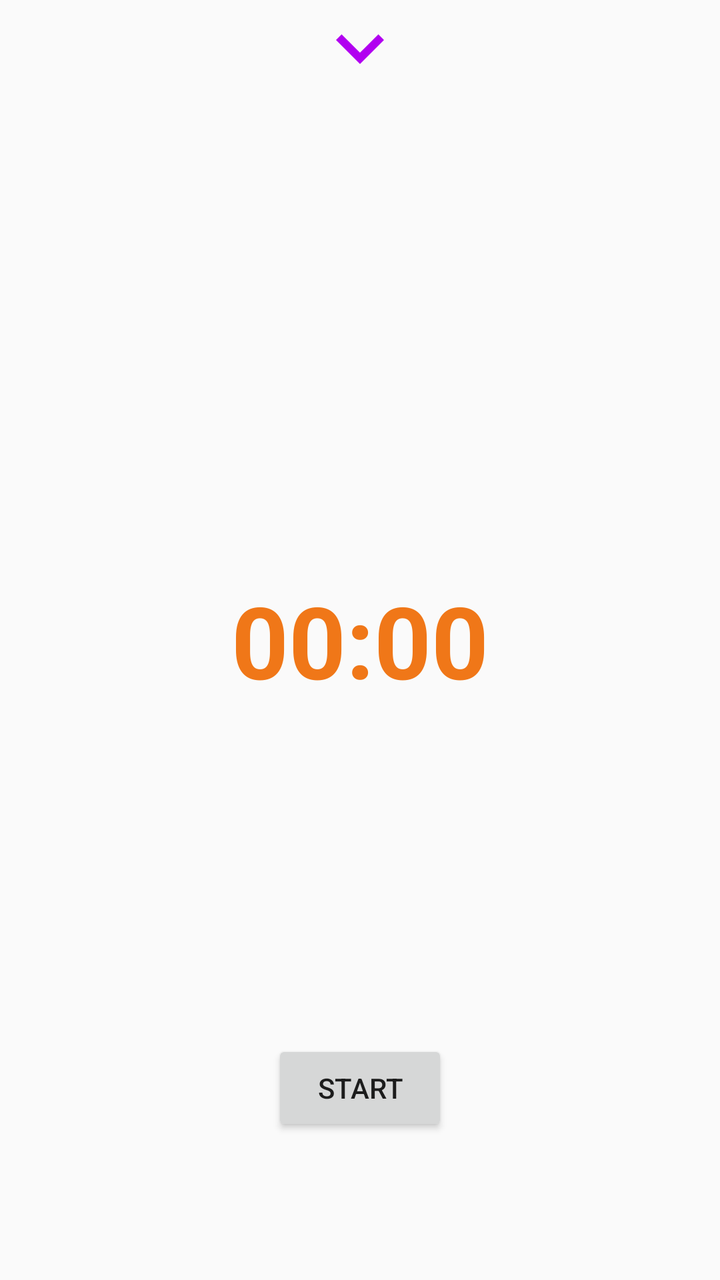
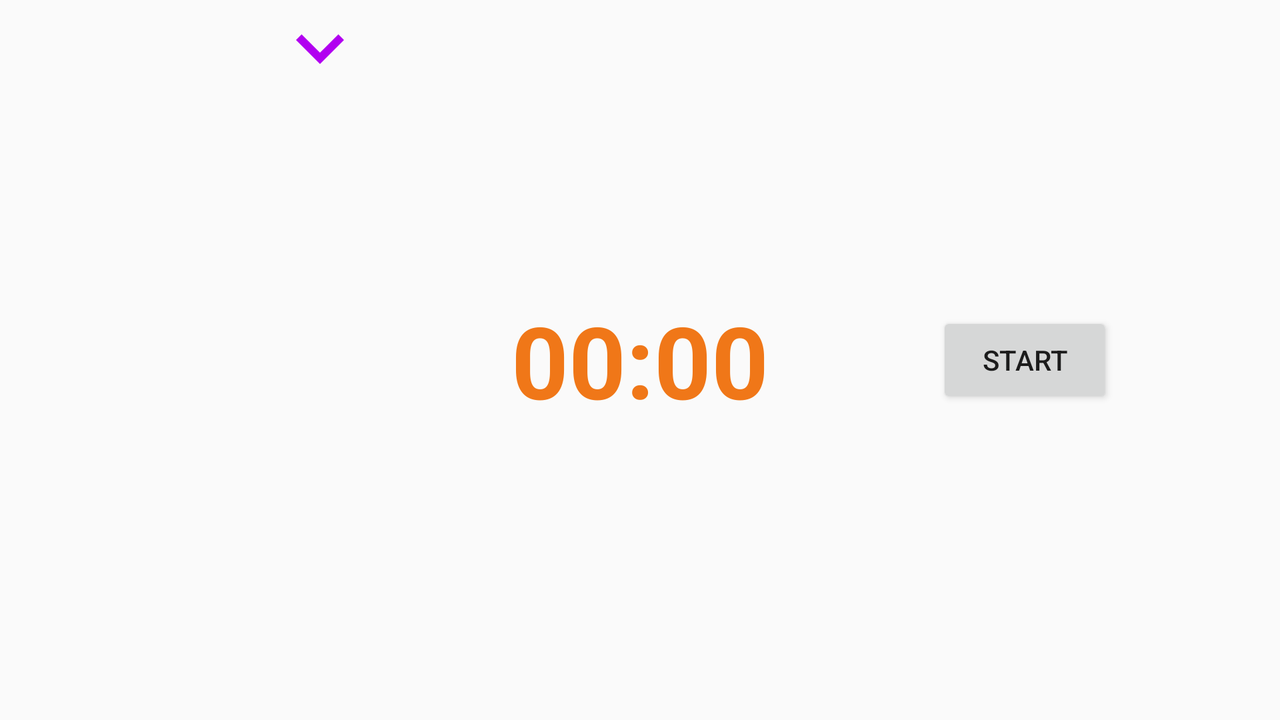

The same Android screen from two of the app's own layout files: first res/layout/ as a phone draws it, then the repository's variant for another configuration, drawn on a device whose configuration selects that folder. Both files follow.
<!-- AndroidManifest.xml: application theme AppTheme -->
<!-- res/layout/fragment_home.xml -->
<?xml version="1.0" encoding="utf-8"?>
<androidx.constraintlayout.widget.ConstraintLayout xmlns:android="http://schemas.android.com/apk/res/android"
    xmlns:app="http://schemas.android.com/apk/res-auto"
    xmlns:tools="http://schemas.android.com/tools"
    android:layout_width="match_parent"
    android:layout_height="match_parent"
    tools:context=".ui.home.HomeFragment">

    <TextView
        android:id="@+id/timerText"
        android:layout_width="wrap_content"
        android:layout_height="wrap_content"
        android:text="@string/timerStartTime"
        android:textAppearance="@style/TimeDisplayTheme"
        app:layout_constraintBottom_toBottomOf="parent"
        app:layout_constraintEnd_toEndOf="parent"
        app:layout_constraintStart_toStartOf="parent"
        app:layout_constraintTop_toTopOf="parent"
        app:layout_constraintVertical_bias="0.5"
        tools:text="@string/timerStartTime" />

    <Button
        android:id="@+id/rightBtn"
        style="@style/TimerButtonsTheme"
        android:layout_width="wrap_content"
        android:layout_height="wrap_content"
        android:text="@string/timerReset"
        android:visibility="invisible"
        app:layout_constraintBottom_toBottomOf="parent"
        app:layout_constraintEnd_toEndOf="parent"
        app:layout_constraintStart_toStartOf="parent" />

    <Button
        android:id="@+id/leftBtn"
        style="@style/TimerAllScreenButtonText"
        android:layout_width="wrap_content"
        android:layout_height="wrap_content"
        android:layout_marginBottom="24dp"
        android:clickable="false"
        android:text="@string/timerStart"
        app:layout_constraintBottom_toTopOf="@+id/rightBtn"
        app:layout_constraintEnd_toEndOf="parent"
        app:layout_constraintStart_toStartOf="parent" />

    <include
        android:id="@+id/musicManager"
        layout="@layout/music_manage_motion_layout"
        app:layout_constraintEnd_toEndOf="parent"
        app:layout_constraintStart_toStartOf="parent"
        app:layout_constraintTop_toTopOf="parent" />

    <TextView
        android:id="@+id/textView"
        android:layout_width="wrap_content"
        android:layout_height="wrap_content"
        android:text="@string/timerStartTime"
        android:textAppearance="@style/TimeDisplayTheme"
        app:layout_constraintBottom_toTopOf="parent"
        app:layout_constraintEnd_toEndOf="parent"
        app:layout_constraintStart_toStartOf="parent"
        app:layout_constraintTop_toBottomOf="parent"
        app:layout_constraintVertical_bias="0.5"
        tools:text="@string/timerStartTime" />

</androidx.constraintlayout.widget.ConstraintLayout>
<!-- res/layout/music_manage_motion_layout.xml (included above) -->
<?xml version="1.0" encoding="utf-8"?>
<androidx.constraintlayout.motion.widget.MotionLayout xmlns:app="http://schemas.android.com/apk/res-auto"
    xmlns:android="http://schemas.android.com/apk/res/android"
    xmlns:tools="http://schemas.android.com/tools"
    android:id="@+id/MusicManageMotionLayout"
    android:layout_width="match_parent"
    android:layout_height="wrap_content"
    app:layout_constraintEnd_toEndOf="parent"
    app:layout_constraintStart_toStartOf="parent"
    app:layout_constraintTop_toTopOf="parent"
    app:layoutDescription="@xml/fragment_home_scene"
    tools:showIn="@layout/fragment_home">

    <ImageView
        android:id="@+id/showMusicManageIV"
        android:layout_width="wrap_content"
        android:layout_height="wrap_content"
        android:contentDescription="@string/showMusicManageIVDescription"
        android:src="@drawable/ic_baseline_keyboard_arrow_down_48"
        app:layout_constraintEnd_toEndOf="@+id/MusicManageLayout"
        app:layout_constraintStart_toStartOf="@+id/MusicManageLayout"
        app:layout_constraintTop_toBottomOf="@+id/MusicManageLayout" />

    <androidx.constraintlayout.widget.ConstraintLayout
        android:id="@+id/MusicManageLayout"
        android:layout_width="0dp"
        android:layout_height="wrap_content"
        app:layout_constraintEnd_toEndOf="parent"
        app:layout_constraintStart_toStartOf="parent"
        app:layout_constraintTop_toTopOf="parent"
        tools:visibility="visible">

        <com.example.musictimer.ui.BlockedToUsersScrollingView
            android:id="@+id/trackNameScrollView"
            android:layout_width="wrap_content"
            android:layout_height="match_parent"
            android:layout_marginStart="8dp"
            android:layout_marginTop="8dp"
            android:layout_marginEnd="8dp"
            android:scrollbars="none"
            app:layout_constraintEnd_toEndOf="parent"
            app:layout_constraintStart_toStartOf="parent"
            app:layout_constraintTop_toTopOf="parent">

            <LinearLayout
                android:layout_width="wrap_content"
                android:layout_height="match_parent"
                android:orientation="vertical">

                <TextView
                    android:id="@+id/actualTrackNameText"
                    android:layout_width="wrap_content"
                    android:layout_height="match_parent"
                    android:layout_marginStart="0dp"
                    android:layout_marginTop="0dp"
                    android:layout_marginEnd="0dp"
                    android:singleLine="false"
                    android:text="@string/noneTrackNameLoaded"
                    android:textAppearance="@style/CardTitleTheme"
                    android:textColor="@color/colorAccent" />
            </LinearLayout>
        </com.example.musictimer.ui.BlockedToUsersScrollingView>

        <ImageView
            android:id="@+id/nextTrackIV"
            android:layout_width="wrap_content"
            android:layout_height="wrap_content"
            android:contentDescription="@string/nextTrackIVDescription"
            android:src="@drawable/ic_baseline_skip_next_48"
            app:layout_constraintStart_toEndOf="@+id/startStopTrackIV"
            app:layout_constraintTop_toTopOf="@+id/startStopTrackIV"
            app:tint="@color/colorPrimary" />

        <ImageView
            android:id="@+id/previousTrackIV"
            android:layout_width="wrap_content"
            android:layout_height="wrap_content"
            android:contentDescription="@string/noneTrackNameLoaded"
            android:src="@drawable/ic_baseline_skip_previous_48"
            app:layout_constraintEnd_toStartOf="@+id/startStopTrackIV"
            app:layout_constraintTop_toTopOf="@+id/startStopTrackIV"
            app:tint="@color/colorPrimary" />

        <ImageView
            android:id="@+id/startStopTrackIV"
            android:layout_width="wrap_content"
            android:layout_height="wrap_content"
            android:layout_marginStart="8dp"
            android:layout_marginTop="32dp"
            android:layout_marginEnd="8dp"
            android:contentDescription="@string/startStopTrackIVDescription"
            android:src="@drawable/ic_baseline_play_arrow_48"
            app:layout_constraintBottom_toBottomOf="parent"
            app:layout_constraintEnd_toEndOf="parent"
            app:layout_constraintStart_toStartOf="parent"
            app:layout_constraintTop_toTopOf="parent"
            app:tint="@color/colorPrimary" />

    </androidx.constraintlayout.widget.ConstraintLayout>
</androidx.constraintlayout.motion.widget.MotionLayout>
<!-- resources referenced by this layout -->
<resources>
  <color name="colorAccent">#F07718</color>
  <color name="colorPrimary">#B100F0</color>
  <!-- drawable ic_baseline_keyboard_arrow_down_48 (drawable) -->
  <vector android:height="48dp" android:tint="#B100F0"
      android:viewportHeight="24" android:viewportWidth="24"
      android:width="48dp" xmlns:android="http://schemas.android.com/apk/res/android">
      <path android:fillColor="@android:color/white" android:pathData="M7.41,8.59L12,13.17l4.59,-4.58L18,10l-6,6 -6,-6 1.41,-1.41z"/>
  </vector>
  <!-- drawable ic_baseline_play_arrow_48 (drawable) -->
  <vector android:height="48dp" android:tint="#B100F0"
      android:viewportHeight="24" android:viewportWidth="24"
      android:width="48dp" xmlns:android="http://schemas.android.com/apk/res/android">
      <path android:fillColor="@android:color/white" android:pathData="M8,5v14l11,-7z"/>
  </vector>
  <!-- drawable ic_baseline_skip_next_48 (drawable) -->
  <vector android:height="48dp" android:tint="#B100F0"
      android:viewportHeight="24" android:viewportWidth="24"
      android:width="48dp" xmlns:android="http://schemas.android.com/apk/res/android">
      <path android:fillColor="@android:color/white" android:pathData="M6,18l8.5,-6L6,6v12zM16,6v12h2V6h-2z"/>
  </vector>
  <!-- drawable ic_baseline_skip_previous_48 (drawable) -->
  <vector android:height="48dp" android:tint="#B100F0"
      android:viewportHeight="24" android:viewportWidth="24"
      android:width="48dp" xmlns:android="http://schemas.android.com/apk/res/android">
      <path android:fillColor="@android:color/white" android:pathData="M6,6h2v12L6,18zM9.5,12l8.5,6L18,6z"/>
  </vector>
  <string name="nextTrackIVDescription">Play next track</string>
  <string name="noneTrackNameLoaded">Not playing music</string>
  <string name="showMusicManageIVDescription">Show music manage layout</string>
  <string name="startStopTrackIVDescription">Start or stop playing track</string>
  <string name="timerReset">Reset</string>
  <string name="timerStart">Start</string>
  <string name="timerStartTime">00:00</string>
  <style name="CardTitleTheme" parent="@style/TextAppearance.AppCompat.Large">
          <item name="android:gravity">center</item>
          <item name="android:textAlignment">gravity</item>
          <item name="android:textSize">20sp</item>
          <item name="android:textColor">@color/supportDark</item>
          <item name="android:textStyle">bold</item>
      </style>
  <style name="TimeDisplayTheme" parent="@style/TextAppearance.AppCompat.Large">
          <item name="android:textSize">50sp</item>
          <item name="android:textColor">@color/colorAccent</item>
          <item name="android:textStyle">bold</item>
      </style>
  <style name="TimerButtonsTheme" parent="@style/Widget.AppCompat.Button.Borderless.Colored">
          <item name="android:textColor">#ffffff</item>
          <item name="android:background">@drawable/rounded_button_shape</item>
          <item name="android:padding">4sp</item>
      </style>
  <style name="AppTheme" parent="Theme.AppCompat.Light.DarkActionBar">
          
          <item name="colorPrimary">@color/colorPrimary</item>
          <item name="colorPrimaryDark">@color/colorPrimaryDark</item>
          <item name="colorAccent">@color/colorAccent</item>
      </style>
  <color name="supportDark">#9D00D6</color>
  <!-- drawable rounded_button_shape (drawable) -->
  <?xml version="1.0" encoding="utf-8"?>
  <shape android:shape="rectangle"
      xmlns:android="http://schemas.android.com/apk/res/android">
      <solid android:color="@color/lightGray"></solid>
      <corners android:radius="6sp"></corners>
  
  </shape>
  <color name="colorPrimaryDark">#6B0091</color>
  <color name="lightGray">#efe6f2</color>
</resources>
<!-- res/layout-land/fragment_home.xml (the repository's variant of the layout above) -->
<!-- drawn on the phone turned sideways -->
<?xml version="1.0" encoding="utf-8"?>
<androidx.constraintlayout.widget.ConstraintLayout xmlns:android="http://schemas.android.com/apk/res/android"
    xmlns:app="http://schemas.android.com/apk/res-auto"
    xmlns:tools="http://schemas.android.com/tools"
    android:layout_width="match_parent"
    android:layout_height="match_parent">

    <LinearLayout
        android:id="@+id/MusicManageBlockLinearLayout"
        android:layout_width="0dp"
        android:layout_height="wrap_content"
        android:gravity="center"
        android:orientation="vertical"
        app:layout_constraintEnd_toStartOf="@+id/guideline2"
        app:layout_constraintStart_toStartOf="parent"
        app:layout_constraintTop_toTopOf="parent">

        <androidx.constraintlayout.widget.ConstraintLayout
            android:id="@+id/MusicManageLayout"
            android:layout_width="match_parent"
            android:layout_height="wrap_content"
            android:layout_marginStart="1dp"
            android:layout_marginTop="1dp"
            android:visibility="visible"
            tools:visibility="gone">

            <com.example.musictimer.ui.BlockedToUsersScrollingView
                android:id="@+id/trackNameScrollView"
                android:layout_width="wrap_content"
                android:layout_height="wrap_content"
                android:layout_marginStart="8dp"
                android:layout_marginTop="8dp"
                android:layout_marginEnd="8dp"
                android:scrollbars="none"
                app:layout_constraintEnd_toEndOf="parent"
                app:layout_constraintStart_toStartOf="parent"
                app:layout_constraintTop_toTopOf="parent">

                <LinearLayout
                    android:layout_width="wrap_content"
                    android:layout_height="match_parent"
                    android:orientation="vertical">

                    <TextView
                        android:id="@+id/actualTrackNameText"
                        android:layout_width="wrap_content"
                        android:layout_height="wrap_content"
                        android:layout_marginStart="0dp"
                        android:layout_marginTop="0dp"
                        android:layout_marginEnd="0dp"
                        android:singleLine="false"
                        android:text="@string/noneTrackNameLoaded"
                        android:textAppearance="@style/CardTitleTheme"
                        android:textColor="@color/colorAccent" />
                </LinearLayout>
            </com.example.musictimer.ui.BlockedToUsersScrollingView>

            <ImageView
                android:id="@+id/nextTrackIV"
                android:layout_width="wrap_content"
                android:layout_height="wrap_content"
                android:layout_marginStart="8dp"
                android:contentDescription="@string/nextTrackIVDescription"
                android:src="@drawable/ic_baseline_skip_next_48"
                android:tint="@color/colorPrimary"
                app:layout_constraintBottom_toBottomOf="@+id/startStopTrackIV"
                app:layout_constraintStart_toEndOf="@+id/startStopTrackIV"
                app:layout_constraintTop_toTopOf="@+id/startStopTrackIV" />

            <ImageView
                android:id="@+id/previousTrackIV"
                android:layout_width="wrap_content"
                android:layout_height="wrap_content"
                android:layout_marginEnd="8dp"
                android:contentDescription="@string/noneTrackNameLoaded"
                android:src="@drawable/ic_baseline_skip_previous_48"
                android:tint="@color/colorPrimary"
                app:layout_constraintBottom_toBottomOf="@+id/startStopTrackIV"
                app:layout_constraintEnd_toStartOf="@+id/startStopTrackIV"
                app:layout_constraintTop_toTopOf="@+id/startStopTrackIV" />

            <ImageView
                android:id="@+id/startStopTrackIV"
                android:layout_width="wrap_content"
                android:layout_height="wrap_content"
                android:layout_marginTop="8dp"
                android:layout_marginBottom="8dp"
                android:contentDescription="@string/startStopTrackIVDescription"
                android:src="@drawable/ic_baseline_play_arrow_48"
                android:tint="@color/colorPrimary"
                app:layout_constraintBottom_toBottomOf="parent"
                app:layout_constraintEnd_toEndOf="@+id/trackNameScrollView"
                app:layout_constraintStart_toStartOf="@+id/trackNameScrollView"
                app:layout_constraintTop_toBottomOf="@+id/trackNameScrollView" />

        </androidx.constraintlayout.widget.ConstraintLayout>

        <ImageView
            android:id="@+id/showMusicManageIV"
            android:layout_width="wrap_content"
            android:layout_height="wrap_content"
            android:contentDescription="@string/showMusicManageIVDescription"
            android:src="@drawable/ic_baseline_keyboard_arrow_down_48" />

    </LinearLayout>

    <TextView
        android:id="@+id/timerText"
        android:layout_width="wrap_content"
        android:layout_height="wrap_content"
        android:text="@string/timerStartTime"
        android:textAppearance="@style/TimeDisplayTheme"
        app:layout_constraintBottom_toBottomOf="parent"
        app:layout_constraintEnd_toEndOf="parent"
        app:layout_constraintHorizontal_bias="0.5"
        app:layout_constraintStart_toStartOf="parent"
        app:layout_constraintTop_toTopOf="parent"
        app:layout_constraintVertical_bias="0.5"
        tools:text="@string/timerStartTime" />

    <Button
        android:id="@+id/rightBtn"
        style="@style/TimerButtonsTheme"
        android:layout_width="wrap_content"
        android:layout_height="wrap_content"
        android:layout_marginTop="24dp"
        android:text="@string/timerReset"
        android:visibility="invisible"
        app:layout_constraintEnd_toEndOf="@+id/leftBtn"
        app:layout_constraintStart_toStartOf="@+id/leftBtn"
        app:layout_constraintTop_toBottomOf="@+id/leftBtn" />

    <Button
        android:id="@+id/leftBtn"
        style="@style/TimerAllScreenButtonText"
        android:layout_width="wrap_content"
        android:layout_height="wrap_content"
        android:clickable="false"
        android:text="@string/timerStart"
        app:layout_constraintBottom_toBottomOf="parent"
        app:layout_constraintEnd_toEndOf="parent"
        app:layout_constraintStart_toEndOf="@+id/timerText"
        app:layout_constraintTop_toTopOf="parent" />

    <androidx.constraintlayout.widget.Guideline
        android:id="@+id/guideline2"
        android:layout_width="wrap_content"
        android:layout_height="wrap_content"
        android:orientation="vertical"
        app:layout_constraintGuide_percent="0.500684" />

</androidx.constraintlayout.widget.ConstraintLayout>
